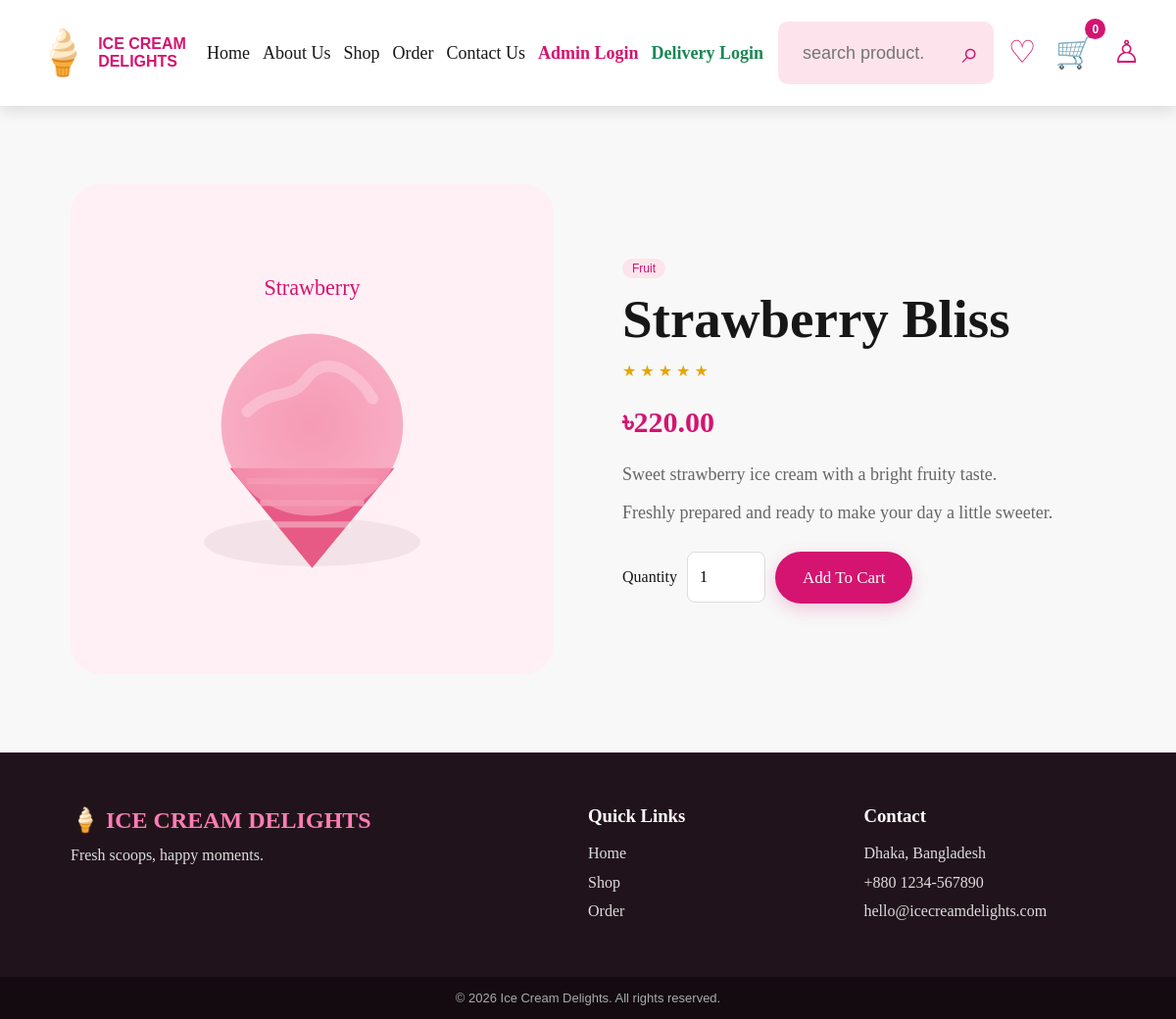
/product.php?id=2, run on the app's committed database.
### tables this page shows
CREATE TABLE products (id INT AUTO_INCREMENT PRIMARY KEY,name VARCHAR(120) NOT NULL,category VARCHAR(80) NOT NULL,price DECIMAL(10,2) NOT NULL,description TEXT,image VARCHAR(255) NOT NULL DEFAULT 'vanilla.svg',created_at TIMESTAMP DEFAULT CURRENT_TIMESTAMP);

### includes/functions.php (called while the page is built, shortened)
<?php
function e($value) {
    return htmlspecialchars((string)$value, ENT_QUOTES, 'UTF-8');
}
?>

### product.php (the view, shortened to what this page needs)
<?php
require_once "includes/header.php";
$id = (int)($_GET['id'] ?? 0);
$stmt = $conn->prepare("SELECT * FROM products WHERE id = ?");
$stmt->bind_param("i", $id);
$stmt->execute();
$product = $stmt->get_result()->fetch_assoc();
?>
<section class="section product-detail">
    <div class="detail-image">
        <img src="images/<?= e($product['image']) ?>" alt="<?= e($product['name']) ?>">
    </div>
    <div class="detail-copy">
        <span class="tag"><?= e($product['category']) ?></span>
        <h1><?= e($product['name']) ?></h1>
        <div class="stars">★★★★★</div>
        <div class="detail-price">৳<?= number_format($product['price'], 2) ?></div>
        <p><?= e($product['description']) ?></p>
        <p>Freshly prepared and ready to make your day a little sweeter.</p>
        <form action="cart.php" method="get" class="quantity-form">
            <label>Quantity</label>
            <input type="number" name="qty" value="1" min="1" max="20">
            <button class="btn" type="submit">Add To Cart</button>
        </form>
    </div>
</section>
<?php require_once "includes/footer.php"; ?>

### css/style.css (style rules this page uses)
:root { --pink: #d41470; --pink-dark: #a70d57; --pink-soft: #fde4ec; --cream: #fffaf8; --text: #171717; --muted: #666; --line: #ece3e5; --shadow: 0 12px 35px rgba(30, 10, 20, .10); }
* { box-sizing: border-box; margin: 0; padding: 0; }
html { scroll-behavior: smooth; }
body { font-family: Georgia, "Times New Roman", serif; color: var(--text); background: #f8f8f8; line-height: 1.6; }
button, input, textarea, select { font: inherit; }
button { cursor: pointer; }
.btn { display: inline-block; border: 0; background: var(--pink); color: white; padding: 13px 28px; border-radius: 30px; font-size: 17px; transition: .25s; box-shadow: 0 6px 18px rgba(212,20,112,.20); }
.section { padding: 80px 6%; }
.tag { display:inline-block; background:var(--pink-soft); color:var(--pink); padding:3px 10px; border-radius:15px; font:12px Arial,sans-serif; }
.product-detail { display:grid; grid-template-columns:1fr 1fr; gap:70px; align-items:center; max-width:1200px; margin:auto; }
.detail-image { background:#fff0f5; border-radius:30px; min-height:500px; display:grid; place-items:center; }
.detail-image img { width:90%; max-height:500px; object-fit:contain; }
.detail-copy h1 { font-size:55px; line-height:1.1; margin:10px 0; }
.stars { color:#e7a400; letter-spacing:4px; }
.detail-price { color:var(--pink);font-size:30px;font-weight:bold;margin:15px 0 }
.detail-copy p { color:#666;font-size:18px;margin:10px 0 }
.quantity-form { display:flex; align-items:center; gap:10px; margin-top:25px; flex-wrap:wrap; }
.quantity-form input { width:80px; padding:12px; border:1px solid #ddd; border-radius:8px; }

### data on the page
products: image (picture), category "Fruit", name "Strawberry Bliss", price "220.00", description "Sweet strawberry ice cream with a bright fruity taste."

### other printed values
cartCount() "0"
